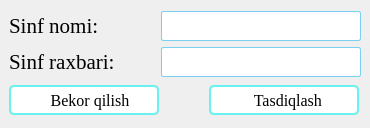
<?xml version="1.0" encoding="UTF-8"?>
<ui version="4.0">
 <class>MainWindow</class>
 <widget class="QMainWindow" name="MainWindow">
  <property name="geometry">
   <rect>
    <x>0</x>
    <y>0</y>
    <width>370</width>
    <height>128</height>
   </rect>
  </property>
  <property name="minimumSize">
   <size>
    <width>370</width>
    <height>128</height>
   </size>
  </property>
  <property name="maximumSize">
   <size>
    <width>370</width>
    <height>128</height>
   </size>
  </property>
  <property name="windowTitle">
   <string>Yangi sinf</string>
  </property>
  <property name="windowIcon">
   <iconset>
    <normalon>:/Icons/Icons/add_class.png</normalon>
   </iconset>
  </property>
  <property name="iconSize">
   <size>
    <width>32</width>
    <height>32</height>
   </size>
  </property>
  <widget class="QWidget" name="centralwidget">
   <layout class="QGridLayout" name="gridLayout">
    <item row="0" column="0">
     <layout class="QVBoxLayout" name="verticalLayout">
      <item>
       <layout class="QHBoxLayout" name="horizontalLayout">
        <item>
         <widget class="QLabel" name="label_3">
          <property name="font">
           <font>
            <family>Georgia</family>
            <pointsize>16</pointsize>
           </font>
          </property>
          <property name="text">
           <string>Sinf nomi:</string>
          </property>
         </widget>
        </item>
        <item>
         <widget class="QLineEdit" name="lineEdit">
          <property name="minimumSize">
           <size>
            <width>200</width>
            <height>30</height>
           </size>
          </property>
          <property name="maximumSize">
           <size>
            <width>200</width>
            <height>30</height>
           </size>
          </property>
          <property name="font">
           <font>
            <family>Times New Roman</family>
            <pointsize>16</pointsize>
           </font>
          </property>
          <property name="styleSheet">
           <string notr="true">QLineEdit{border-radius: 2px;
border: 1px solid #7cd0ef;
}
QLineEdit:hover{
border-color: #5487ee;
}
QLineEdit:focus{
border: 2px solid #54c5ee;
}</string>
          </property>
         </widget>
        </item>
       </layout>
      </item>
      <item>
       <layout class="QHBoxLayout" name="horizontalLayout_2">
        <item>
         <widget class="QLabel" name="label_4">
          <property name="font">
           <font>
            <family>Georgia</family>
            <pointsize>16</pointsize>
           </font>
          </property>
          <property name="text">
           <string>Sinf raxbari:</string>
          </property>
         </widget>
        </item>
        <item>
         <widget class="QLineEdit" name="lineEdit_2">
          <property name="minimumSize">
           <size>
            <width>200</width>
            <height>30</height>
           </size>
          </property>
          <property name="maximumSize">
           <size>
            <width>200</width>
            <height>30</height>
           </size>
          </property>
          <property name="font">
           <font>
            <family>Times New Roman</family>
            <pointsize>16</pointsize>
           </font>
          </property>
          <property name="styleSheet">
           <string notr="true">QLineEdit{border-radius: 2px;
border: 1px solid #7cd0ef;
}
QLineEdit:hover{
border-color: #5487ee;
}
QLineEdit:focus{
border: 2px solid #54c5ee;
}</string>
          </property>
         </widget>
        </item>
       </layout>
      </item>
     </layout>
    </item>
    <item row="1" column="0">
     <layout class="QHBoxLayout" name="horizontalLayout_10">
      <property name="spacing">
       <number>50</number>
      </property>
      <item>
       <widget class="QPushButton" name="pushButton_2">
        <property name="minimumSize">
         <size>
          <width>150</width>
          <height>30</height>
         </size>
        </property>
        <property name="maximumSize">
         <size>
          <width>150</width>
          <height>16777215</height>
         </size>
        </property>
        <property name="font">
         <font>
          <family>Georgia</family>
          <pointsize>12</pointsize>
         </font>
        </property>
        <property name="cursor">
         <cursorShape>PointingHandCursor</cursorShape>
        </property>
        <property name="styleSheet">
         <string notr="true">QPushButton {
background-color: white;
border-radius: 5px;
border: 2px solid #6AF2F0;
}
QPushButton:hover {
color: white;
background-color: #6AF2F0;
}
QPushButton:pressed {
color: white;
background-color: rgb(47, 231, 247);
border: 2px solid rgb(47, 231, 247);
}</string>
        </property>
        <property name="text">
         <string>   Bekor qilish</string>
        </property>
        <property name="icon">
         <iconset>
          <normalon>:/Icons/Icons/cancel.png</normalon>
         </iconset>
        </property>
        <property name="iconSize">
         <size>
          <width>16</width>
          <height>16</height>
         </size>
        </property>
       </widget>
      </item>
      <item>
       <widget class="QPushButton" name="pushButton">
        <property name="minimumSize">
         <size>
          <width>150</width>
          <height>30</height>
         </size>
        </property>
        <property name="maximumSize">
         <size>
          <width>150</width>
          <height>16777215</height>
         </size>
        </property>
        <property name="font">
         <font>
          <family>Georgia</family>
          <pointsize>12</pointsize>
         </font>
        </property>
        <property name="cursor">
         <cursorShape>PointingHandCursor</cursorShape>
        </property>
        <property name="styleSheet">
         <string notr="true">QPushButton {
background-color: white;
border-radius: 5px;
border: 2px solid #6AF2F0;
}
QPushButton:hover {
color: white;
background-color: #6AF2F0;
}
QPushButton:pressed {
color: white;
background-color: rgb(47, 231, 247);
border: 2px solid rgb(47, 231, 247);
}</string>
        </property>
        <property name="text">
         <string>  Tasdiqlash</string>
        </property>
        <property name="icon">
         <iconset>
          <normalon>:/Icons/Icons/ok.png</normalon>
         </iconset>
        </property>
        <property name="iconSize">
         <size>
          <width>22</width>
          <height>22</height>
         </size>
        </property>
       </widget>
      </item>
     </layout>
    </item>
   </layout>
  </widget>
 </widget>
 <resources>
  <include location="../Res.qrc"/>
 </resources>
 <connections/>
</ui>
